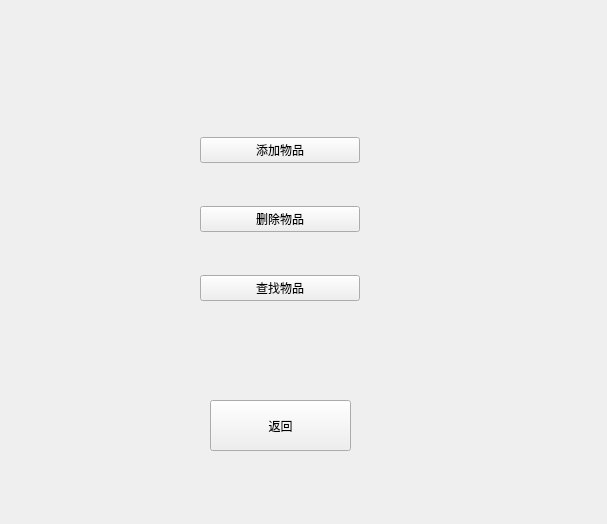
<?xml version="1.0" encoding="UTF-8"?>
<ui version="4.0">
 <class>Form</class>
 <widget class="QWidget" name="Form">
  <property name="geometry">
   <rect>
    <x>0</x>
    <y>0</y>
    <width>607</width>
    <height>524</height>
   </rect>
  </property>
  <property name="windowTitle">
   <string>Form</string>
  </property>
  <widget class="QWidget" name="verticalLayoutWidget">
   <property name="geometry">
    <rect>
     <x>200</x>
     <y>100</y>
     <width>160</width>
     <height>241</height>
    </rect>
   </property>
   <layout class="QVBoxLayout" name="verticalLayout">
    <item>
     <widget class="QPushButton" name="pushButton_1">
      <property name="text">
       <string>添加物品</string>
      </property>
     </widget>
    </item>
    <item>
     <widget class="QPushButton" name="pushButton_2">
      <property name="text">
       <string>删除物品</string>
      </property>
     </widget>
    </item>
    <item>
     <widget class="QPushButton" name="pushButton_3">
      <property name="text">
       <string>查找物品</string>
      </property>
     </widget>
    </item>
   </layout>
  </widget>
  <widget class="QPushButton" name="pushButton_4">
   <property name="geometry">
    <rect>
     <x>210</x>
     <y>400</y>
     <width>141</width>
     <height>51</height>
    </rect>
   </property>
   <property name="text">
    <string>返回</string>
   </property>
  </widget>
 </widget>
 <resources/>
 <connections/>
</ui>
